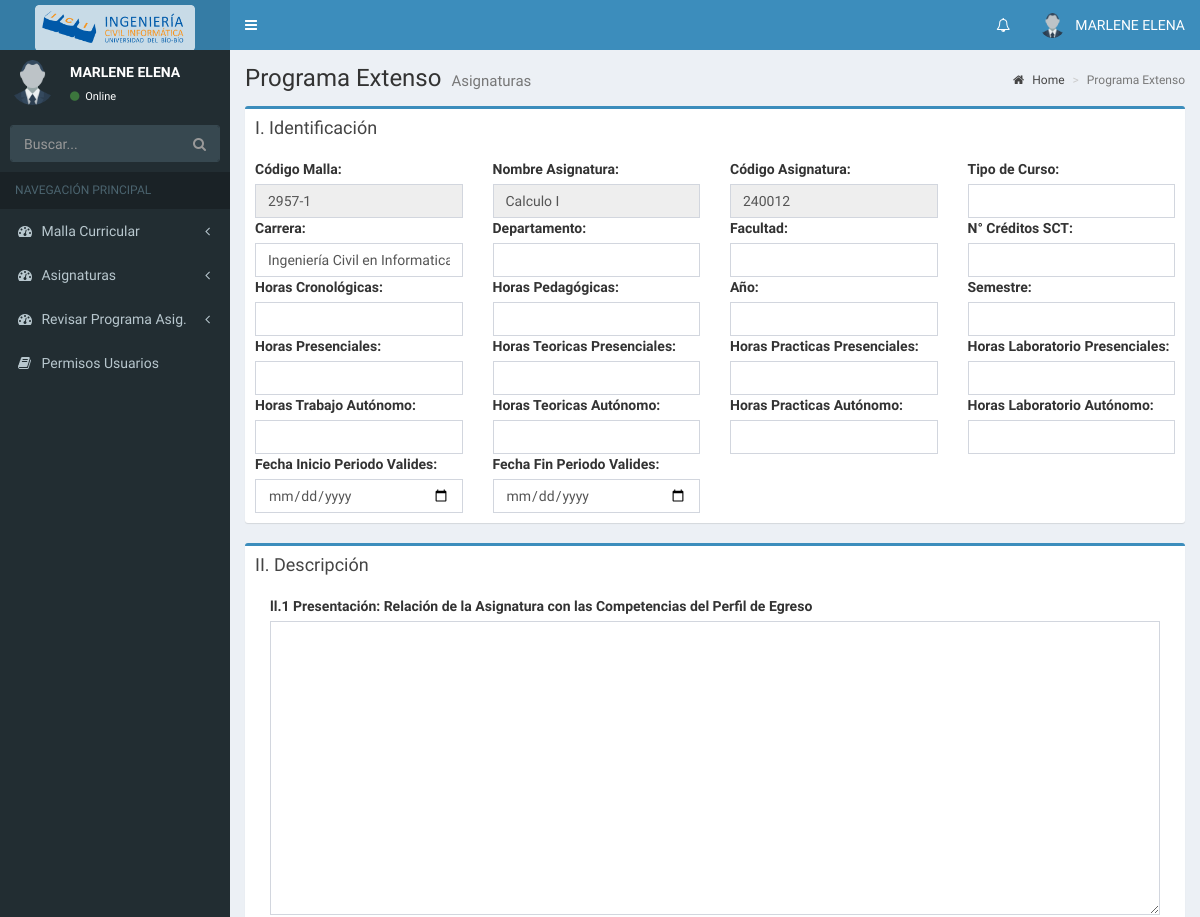
The app's page /Vista/Layout/crearProgramaExtensoAsignaturas.php?asig_codigo=240012 (signed in, upper part), older data.
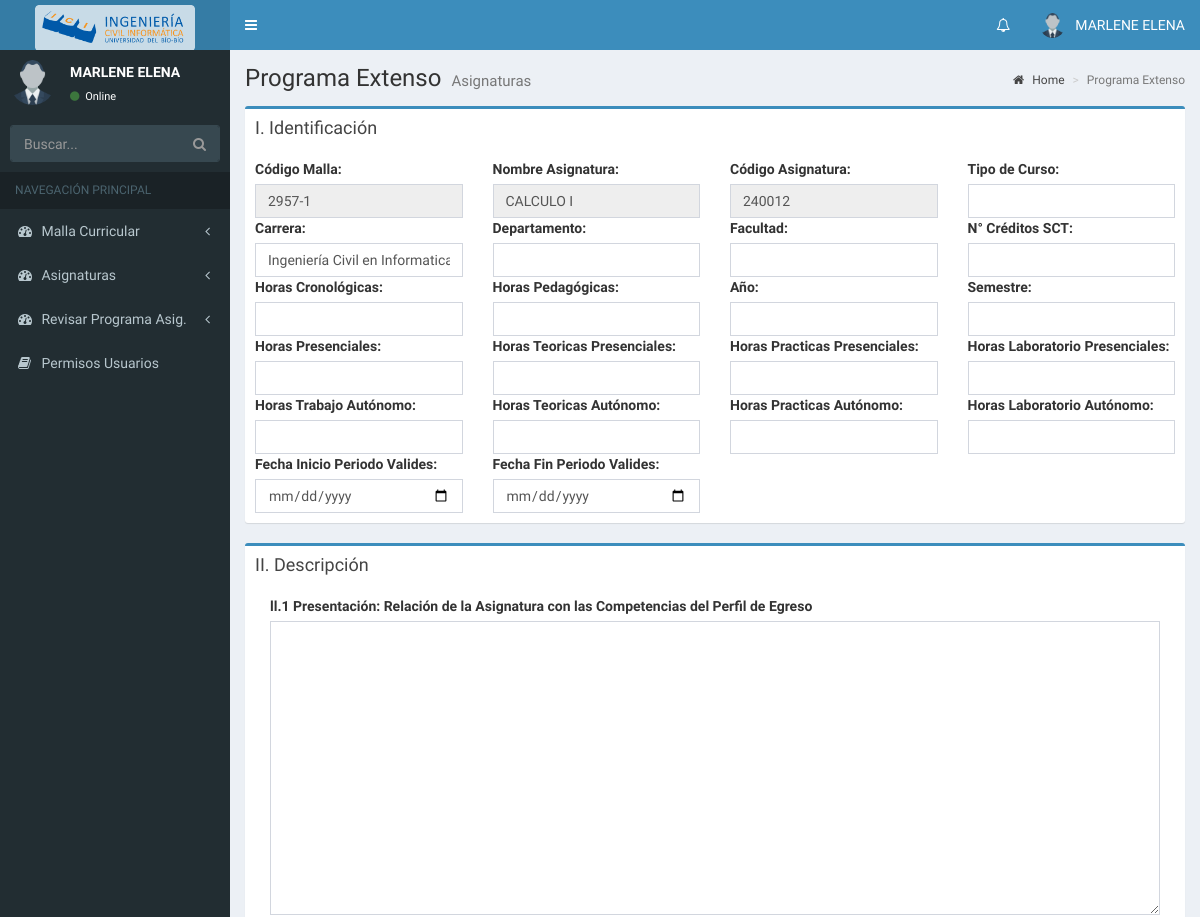
The same page, newer data.
### tables this page shows
CREATE TABLE IF NOT EXISTS `asignatura` (
  `asig_codigo` int(6) NOT NULL,
  `asig_nombre` varchar(45) NOT NULL,
  `asig_periodo` int(11) NOT NULL,
  `asig_creditos` int(11) NOT NULL,
  `m_id` varchar(11) NOT NULL,
  `ta_id` int(11) NOT NULL,
  `correquisito` varchar(1000) DEFAULT NULL
);

### Controlador/Mantenedores/Nucleo/ConexionMySQL.php (called while the page is built, shortened)
<?php
include_once ("Configuracion.php");
class ConexionMySQL {
    private $host;
    private $db;
    private $user;
    private $password;
    private $puerto;
    private $conexion;
    function __construct() {
        $this->configuracion = new Configuracion();
        $this->user = $this->configuracion->user;
        $this->password = $this->configuracion->password;
        $this->host = $this->configuracion->host;
        $this->db = $this->configuracion->db;
        $this->puerto = $this->configuracion->puerto;
    }
    public function conectar() {
        if ($this->puerto != "") {
            $this->conexion =  new mysqli($this->host.":".$this->puerto, $this->user, $this->password, $this->db);
        }else{
            $this->conexion = new mysqli($this->host, $this->user, $this->password, $this->db);
        }
    }
    public function ejecutar($strComando) {
        try {
             $result = $this->conexion->query($strComando);
            return $result;
        } catch (PDOException $ex) {
            throw $ex;
        }
    }
}
?>

### Controlador/Mantenedores/Nucleo/Configuracion.php (called while the page is built, shortened)
<?php
class Configuracion {
    public function __construct() {
        $this->user = "root";
        $this->password = "";
        $this->host = "localhost";
        $this->db = "control_pro_asignaturas";
        $this->puerto = "";
    }
}
?>

### Controlador/Contenedor.php (called while the page is built, shortened)
<?php
include_once 'Mantenedores/AsignaturaDAO.php';
class Contenedor {
    private static $instancia = NULL;
    private $asignaturaDAO;
    public function Contenedor() {
        $this->asignaturaDAO = new AsignaturaDAO();
    }
    public static function getInstancia() {
        if (self::$instancia == NULL) {
            self::$instancia = new Contenedor();
        }
        return self::$instancia;
    }
    public function getAsignaturaByID($asig_codigo) {
        return $this->asignaturaDAO->findByID($asig_codigo);
    }
}
?>

### Controlador/Mantenedores/AsignaturaDAO.php (called while the page is built, shortened)
<?php
include_once 'Nucleo/ConexionMySQL.php';
include_once '../../Modelo/AsignaturaDTO.php';
class AsignaturaDAO {
    private $conexion;
    public function AsignaturaDAO() {
        $this->conexion = new ConexionMySQL();
    }
    public function findByID($asig_codigo) {
        $this->conexion->conectar();
        $query = "SELECT * FROM asignatura WHERE  asig_codigo =  " . $asig_codigo . " ";
        $result = $this->conexion->ejecutar($query);
        $asignatura = new AsignaturaDTO();
        if ($result) {
            while ($fila = $result->fetch_row()) {
                $asignatura->setAsig_codigo($fila[0]);
                $asignatura->setAsig_nombre($fila[1]);
                $asignatura->setAsig_periodo($fila[2]);
                $asignatura->setAsig_creditos($fila[3]);
                $asignatura->setM_id($fila[4]);
                $asignatura->setTa_id($fila[5]);
            }
        }
        $this->conexion->desconectar();
        return $asignatura;
    }
}

### Modelo/AsignaturaDTO.php (called while the page is built, shortened)
<?php
class AsignaturaDTO {
    public $asig_codigo;
    public $asig_nombre;
    public $m_id;
    function getAsig_codigo() {
        return $this->asig_codigo;
    }
    function setAsig_codigo($asig_codigo) {
        return $this->asig_codigo = $asig_codigo;
    }
    function getAsig_nombre() {
        return $this->asig_nombre;
    }
    function setAsig_nombre($asig_nombre) {
        return $this->asig_nombre = $asig_nombre;
    }
    function getM_id() {
        return $this->m_id;
    }
    function setM_id($m_id) {
        return $this->m_id = $m_id;
    }
    function setTa_id($ta_id) {
        return $this->ta_id = $ta_id;
    }
}

### Vista/Layout/crearProgramaExtensoAsignaturas.php (the view, shortened to what the changed rows need)
<!DOCTYPE html>
<?php
$asig_codigo = $_REQUEST["asig_codigo"];
include_once '../../Controlador/Contenedor.php';
$control = Contenedor::getInstancia();
$asignatura = $control->getAsignaturaById($asig_codigo);
?>
<html>
    <head>
        <link rel="stylesheet" href="../../Files/Complementos/template_admin_lite/bootstrap/css/bootstrap.min.css">
        <link rel="stylesheet" href="https://cdnjs.cloudflare.com/ajax/libs/font-awesome/4.5.0/css/font-awesome.min.css">
        <link rel="stylesheet" href="https://cdnjs.cloudflare.com/ajax/libs/ionicons/2.0.1/css/ionicons.min.css">
        <link rel="stylesheet" href="../../Files/Complementos/template_admin_lite/dist/css/AdminLTE.min.css">
        <link rel="stylesheet" href="../../Files/Complementos/template_admin_lite/dist/css/skins/_all-skins.min.css">
        <link rel="stylesheet" href="../../Files/Complementos/template_admin_lite/plugins/iCheck/flat/blue.css">
        <link rel="stylesheet" href="../../Files/Complementos/template_admin_lite/plugins/morris/morris.css">
        <link rel="stylesheet" href="../../Files/Complementos/template_admin_lite/plugins/jvectormap/jquery-jvectormap-1.2.2.css">
        <link rel="stylesheet" href="../../Files/Complementos/template_admin_lite/plugins/datepicker/datepicker3.css">
        <link rel="stylesheet" href="../../Files/Complementos/template_admin_lite/plugins/daterangepicker/daterangepicker.css">
        <link rel="stylesheet" href="../../Files/Complementos/template_admin_lite/plugins/bootstrap-wysihtml5/bootstrap3-wysihtml5.min.css">
        <link rel="stylesheet" href="../../Files/Complementos/template_admin_lite/plugins/bootstrap-select-1.12.1/dist/css/bootstrap-select.css">
    </head>
    <body class="hold-transition skin-blue sidebar-mini">
        <div class="wrapper">
            <div class="content-wrapper">
                <section class="content-header">
                    <h1>
                        Programa Extenso
                        <small>Asignaturas</small>
                    </h1>
                </section>
                <section class="content">
                    <form id="fm-programa">
                        <div class="row">
                            <div class="col-md-12">
                                <div class="box box-primary">
                                    <div class="box-body">
                                        <div class="row">
                                            <div class="col-md-3">
                                                <div class="form-group">
                                                    <label for="m_id">Código Malla:</label>
                                                    <input type="text" class="form-control pull-right" id="m_id" name="m_id" value="<?= $asignatura->getM_id() ?>" readonly>
                                                </div>
                                            </div>
                                            <div class="col-md-3">
                                                <div class="form-group">
                                                    <label for="asig_nombre">Nombre Asignatura:</label>
                                                    <input type="text" class="form-control pull-right" id="asig_nombre" name="asig_nombre" value="<?= $asignatura->getAsig_nombre() ?>" readonly>
                                                </div>
                                            </div>
                                            <div class="col-md-3">
                                                <div class="form-group">
                                                    <label for="asig_codigo">Código Asignatura:</label>
                                                    <input type="text" class="form-control pull-right" id="asig_codigo" name="asig_codigo" value="<?= $asignatura->getAsig_codigo() ?>" readonly>
                                                </div>
                                            </div>
                                        </div>
                                    </div>
                                </div>
                            </div>
                        </div>
                    </form>
                </section>
            </div>
        </div>
    </body>
</html>

Row changes from the older to the newer data that the page shows:
changed asignatura id 240012: asig_nombre "Calculo I" → "CALCULO I"
